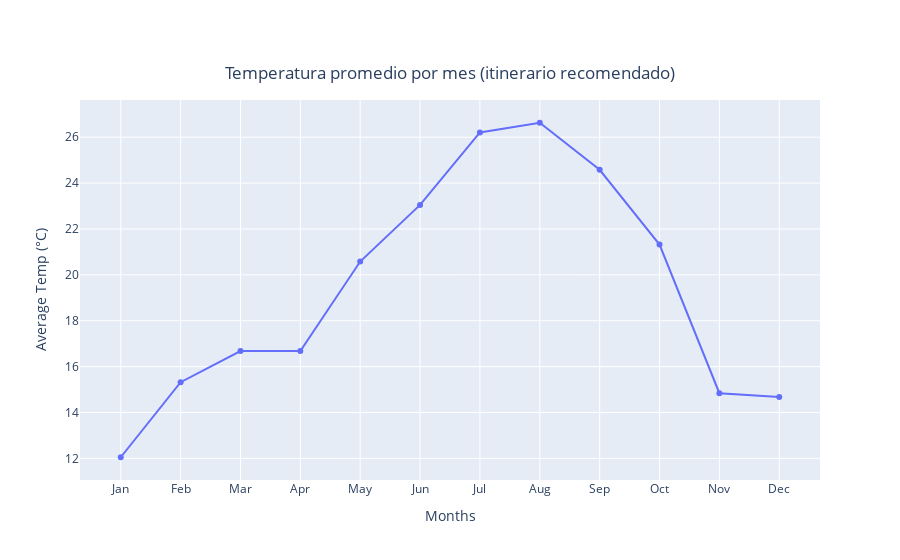

Notebook source saved alongside this figure:
### Code cell
temp_graph(ruta)

### Figure 1 — Plotly figure (JSON) as saved in the notebook; plotly's stock layout.template omitted (floating-point values rounded to 4 significant figures)
{"data": [{"type": "scatter", "x": ["Jan", "Feb", "Mar", "Apr", "May", "Jun", "Jul", "Aug", "Sep", "Oct", "Nov", "Dec"], "y": [12.05, 15.32, 16.68, 16.68, 20.58, 23.05, 26.21, 26.63, 24.58, 21.32, 14.84, 14.68]}], "layout": {"title": {"text": "Temperatura promedio por mes (itinerario recomendado)", "x": 0.5, "xanchor": "center", "y": 0.88, "yanchor": "top"}, "xaxis": {"title": {"text": "Months"}}, "yaxis": {"title": {"text": "Average Temp (°C)"}}}}
